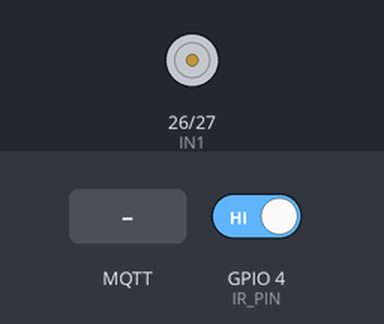
The program below on a simulated ESP32. Parts: motor-driver pin pairs drawn as motors (green arrow = first pin HIGH = forward, orange = second pin HIGH = backward, longer = more drive, scaled by the enable pin). Inputs (shaded band) come from the test bench; at power-on: GPIO 4 (IR_PIN) HIGH. WiFi joins after 1.5 s; servers stay silent unless stated; no MQTT or app messages arrive unless stated; what the program prints to the serial monitor is not drawn.

Above: at 2.7 s.
2.8 s: MQTT message "1" arrives on the first subscribed topic
At 3.6 s:
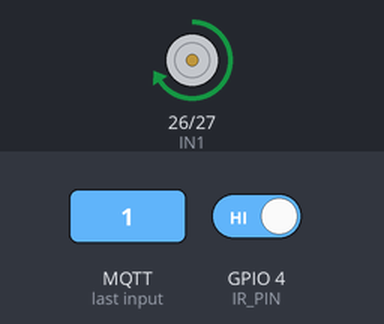
5.8 s: MQTT message "A" arrives on the first subscribed topic
Timing chart, 0 to 8.8 s (numbered marks = the images above; inputs shaded):
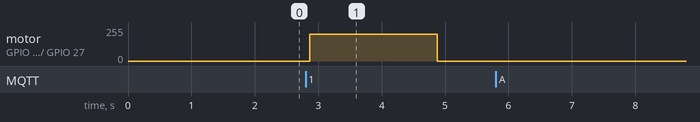

Measured:
- after the input at 2.8 s, motor on GPIO 26 (IN1) / GPIO 27 (IN2): stopped → forward 199/255 after 0.06 s, → stopped 2.0 s later
- after the input at 5.8 s, every drawn part: stays the same

The program:

main.cpp
```cpp
#include <Arduino.h>

#include "Config.h"
#include "Motor.h"
#include "IRSensor.h"
#include "MQTTManager.h"

Motor motor;
IRSensor sensor;
MQTTManager mqtt;


void setup()
{
    Serial.begin(115200);

    motor.begin();

    sensor.begin();

    mqtt.begin();

    Serial.println("System Ready");
}

void loop()
{
    mqtt.loop();

    bool obstacle = sensor.obstacleDetected();

    mqtt.publishMotorState(!obstacle);

    if (millis() - mqtt.getLastPacketTime() > TIMEOUT)
    {
        motor.stop();
    }
    else if (mqtt.motorCommandReceived())
    {
        motor.start();
    }
    else
    {
        motor.stop();
    }

    delay(100);
}
```

IRSensor.h
```cpp
#ifndef IRSENSOR_H
#define IRSENSOR_H

class IRSensor
{
public:

    void begin();

    bool obstacleDetected();

};

#endif
```

MQTTManager.h
```cpp
#ifndef MQTT_MANAGER_H
#define MQTT_MANAGER_H

#include <WiFi.h>
#include <PubSubClient.h>


class MQTTManager
{
public:
    MQTTManager();

    void begin();
    void reconnect();
    void loop();

    void publishMotorState(bool runMotor);

    bool motorCommandReceived();

    unsigned long getLastPacketTime();

private:
    WiFiClient wifiClient;
    PubSubClient client;

    static unsigned long lastPacketTime;

    static bool receivedCommand;

    static void callback(char* topic, byte* payload, unsigned int length);

    void connectWiFi();
};

#endif
```

Motor.h
```cpp
#ifndef MOTOR_H
#define MOTOR_H

class Motor
{
public:

    void begin();

    void start();

    void stop();

};

#endif
```

IRSensor.cpp
```cpp
#include <Arduino.h>
#include "IRSensor.h"
#include "Config.h"

void IRSensor::begin()
{
    pinMode(IR_PIN,INPUT);
}

bool IRSensor::obstacleDetected()
{
    return digitalRead(IR_PIN)==LOW;
}
```

MQTTManager.cpp
```cpp
#include "MQTTManager.h"
#include "Config.h"

bool MQTTManager::receivedCommand = false;
unsigned long MQTTManager::lastPacketTime = 0;

MQTTManager::MQTTManager()
: client(wifiClient)
{
}
void MQTTManager::connectWiFi()
{
    WiFi.mode(WIFI_STA);

    WiFi.begin(WIFI_SSID, WIFI_PASSWORD);

    Serial.print("Connecting to WiFi");

    while (WiFi.status() != WL_CONNECTED)
    {
        delay(500);
        Serial.print(".");
    }

    Serial.println();
    Serial.println("WiFi Connected");
}
void MQTTManager::begin()
{
    connectWiFi();

    client.setServer(MQTT_SERVER, MQTT_PORT);

    client.setCallback(callback);
}
void MQTTManager::reconnect()
{
    while (!client.connected())
    {
        Serial.print("Connecting to MQTT...");

        String clientID = "ESP32-";
        clientID += DEVICE_ID;

        if (client.connect(clientID.c_str()))
        {
            Serial.println("Connected");

#if DEVICE_ID=='A'
            client.subscribe(TOPIC_A);
#else
            client.subscribe(TOPIC_B);
#endif

        }
        else
        {
            Serial.print("Failed, rc=");
            Serial.println(client.state());

            delay(2000);
        }
    }
}
void MQTTManager::loop()
{
    if (!client.connected())
    {
        reconnect();
    }

    client.loop();
}
void MQTTManager::publishMotorState(bool runMotor)
{
#if DEVICE_ID=='A'
    client.publish(TOPIC_B, runMotor ? "1" : "0");
#else
    client.publish(TOPIC_A, runMotor ? "1" : "0");
#endif

    Serial.print("Sending: ");
    Serial.println(runMotor);
}
void MQTTManager::callback(char* topic,
                           byte* payload,
                           unsigned int length)
{
    if(length==0)
        return;

    receivedCommand = payload[0]=='1';

    lastPacketTime = millis();

    Serial.print("Received: ");

    Serial.print("Motor Command: ");
    Serial.println(receivedCommand ? "ON" : "OFF");
}
bool MQTTManager::motorCommandReceived()
{
    return receivedCommand;
}
unsigned long MQTTManager::getLastPacketTime()
{
    return lastPacketTime;
}
```

Motor.cpp
```cpp
#include <Arduino.h>
#include "Motor.h"
#include "Config.h"

void Motor::begin()
{
    pinMode(IN1, OUTPUT);
    pinMode(IN2, OUTPUT);

    ledcSetup(PWM_CHANNEL, PWM_FREQ, PWM_RESOLUTION);
    ledcAttachPin(ENA, PWM_CHANNEL);

    stop();
}

void Motor::start()
{
    digitalWrite(IN1,HIGH);
    digitalWrite(IN2,LOW);

    ledcWrite(PWM_CHANNEL, MOTOR_SPEED);

}

void Motor::stop()
{
    digitalWrite(IN1,LOW);
    digitalWrite(IN2,LOW);

    ledcWrite(PWM_CHANNEL, 0);
}
```

Config.h
```cpp
#ifndef CONFIG_H
#define CONFIG_H

// Change only this line
//#define DEVICE_ID 'A'
#define DEVICE_ID 'B'

// WiFi
#define WIFI_SSID "CYBER_EXT"
#define WIFI_PASSWORD "cyberap2025"

// MQTT
#define MQTT_SERVER "broker.emqx.io"
#define MQTT_PORT 1883

// Topics
#define TOPIC_A "UJ/ESP32/A"
#define TOPIC_B "UJ/ESP32/B"

// Pins
#define IR_PIN 4

#define ENA 25
#define IN1 26
#define IN2 27

// PWM
#define PWM_CHANNEL 0
#define PWM_FREQ 5000
#define PWM_RESOLUTION 8
#define MOTOR_SPEED 200

// Timeout
#define TIMEOUT 2000

#endif
```
